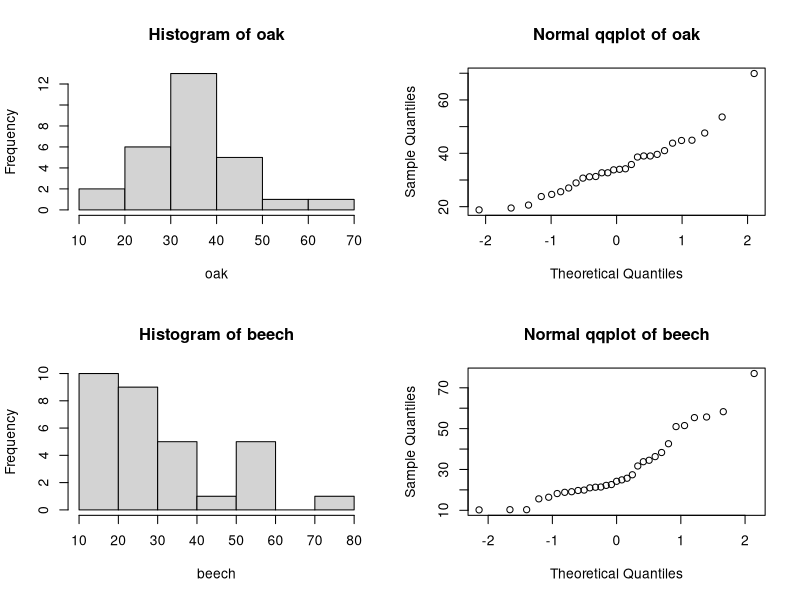
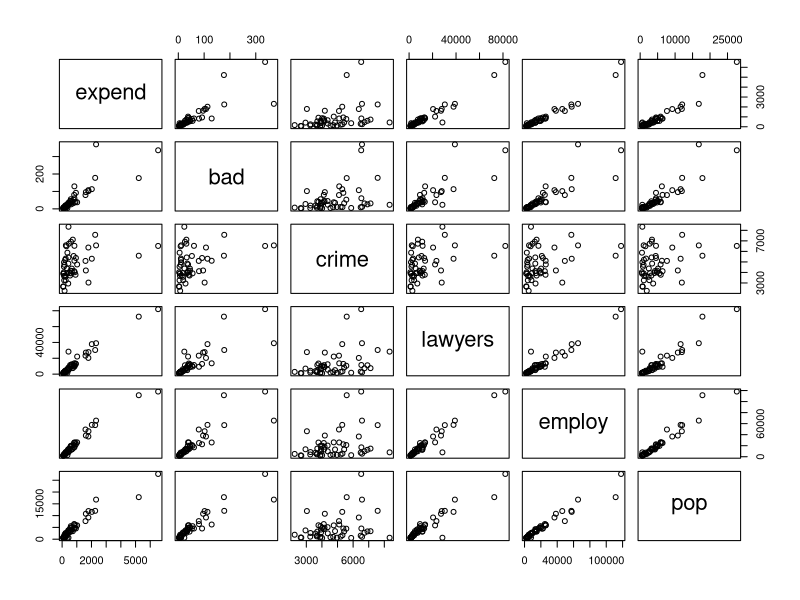
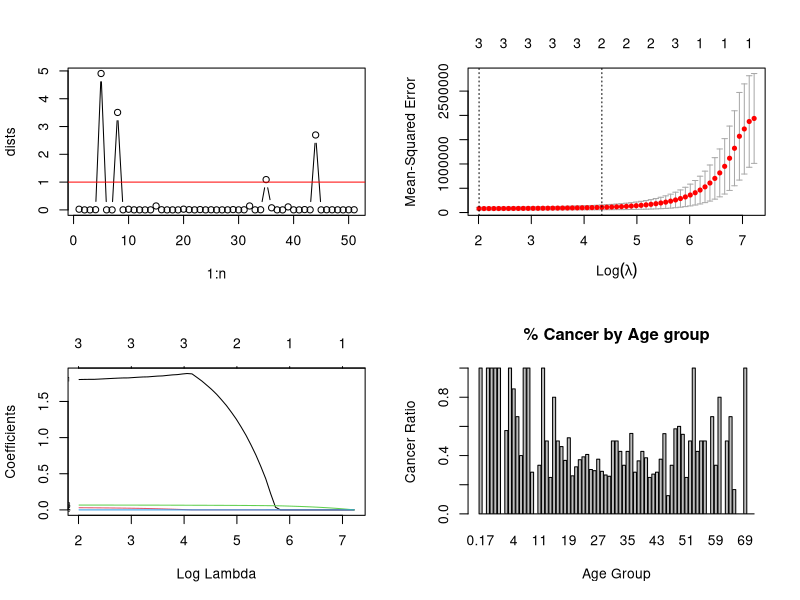

These charts were generated, in order, by the following R code:
## ---- chunk 1
options(digits=3) # e.g. for anova and summary() outputs...

# helper function to check normality throughout this assignment
checkNorm = function(data, name, unit="") {
  xlab = name
  if (unit != "") {
    xlab = sprintf("%s (%s)", name, unit)
  }
  hist(data, main=sprintf("Histogram of %s", name), xlab=xlab)
  qqnorm(data, main=sprintf("Normal qqplot of %s", name))
  res = shapiro.test(data)
  print(sprintf("Shapiro-Wilk normality p-value for %s: %.3f", name, res$p.value))
  return(res$p.value)
}

printPval = function(pval) {
  print(sprintf("p-value = %.3f", pval))
}

conclude = function(pval, hypothesis, type="test") {
  if (pval < 0.05) {
    return(sprintf("the p-value $%.3f<0.05$ for this %s suggests is sufficient evidence to reject the $H_0$ (%s).", pval, type, hypothesis));
  } else {
    return(sprintf("the p-value $%.3f>0.05$ for this %s suggests there's insufficient evidence to reject the $H_0$ (%s).", pval, type, hypothesis));
  }
}
## ---- chunk 2
trees = read.table("treeVolume.txt", header=T)
model = lm(volume~type, data=trees)
print("model coefficients:"); summary(model)$coefficients
res = anova(model)
sprintf("ANOVA p-value for type = %.3f", res["type", "Pr(>F)"])
## ---- chunk 3
oaks = dplyr::filter(trees, type == "oak")
beeches = dplyr::filter(trees, type != "oak")
par(mfrow = c(2, 2))
# making plots 
pval = checkNorm(oaks$volume, "oak")
pval = checkNorm(beeches$volume, "beech")

sprintf("oak mean volume = %.3f, beech mean volume = %.3f", mean(oaks$volume), mean(beeches$volume))

# TODO: we don't have to actually do this t test
#res = t.test(oaks$volume, beeches$volume)
#printPval(res$p.value)
## ---- chunk 4
new_oak = data.frame(type="oak"); new_beech = data.frame(type = "beech")
pred1 = predict(model, new_oak); pred2 = predict(model, new_beech)
sprintf("predicted volumes: oak = %.3f, beech = %.3f", pred1, pred2)
## ---- chunk 5
model = lm(volume~type*diameter + height, data=trees)
res = anova(model)
sprintf("ANOVA p-value for type:diameter = %.3f", res["type:diameter", "Pr(>F)"])
## ---- chunk 6
model = lm(volume~type*height + diameter, data=trees)
res = anova(model)
sprintf("ANOVA p-value for type:diameter = %.3f", res["type:height", "Pr(>F)"])
## ---- chunk 7
model = lm(volume~type+height+diameter, data=trees)
print("model coefficients:"); summary(model)$coefficients
print("anova:"); res = anova(model); res
## ---- chunk 8
# build better model where type isn't considered
modelC = lm(volume~height+diameter, data=trees)

avgTree = data.frame(height=mean(trees$height), diameter=mean(trees$diameter))
pred = predict(modelC, avgTree)
sprintf("predicted volume of average tree = %.3f", pred)
# mean(trees$volume) # this also gives the same result as expected

r2 = summary(modelC)$r.squared; ar2 = summary(modelC)$adj.r.squared
sprintf("modelC: R^2 = %.3f, Adj. R^2 = %.3f", r2, ar2)
## ---- chunk 9
# create predictor as cylinderical volume
trees$cylinder = trees$diameter * pi * trees$height

modelD = lm(volume~cylinder, data=trees)
print("model coefficients:"); summary(modelD)$coefficients
r2 = summary(modelD)$r.squared; ar2 = summary(modelD)$adj.r.squared
sprintf("model: R^2 = %.3f, Adj. R^2 = %.3f", r2, ar2)
print("ANOVA:"); anova(model)
## ---- chunk 10
crimes = read.table("expensescrime.txt", header=T)
pairs(crimes[,-1])
crimes$state = factor(crimes$state)


model = lm(expend~bad+crime+lawyers+employ+pop, data=crimes)
summary(model)$coefficients
anova(model)

print('model 2:')
model = lm(expend~crime+bad+lawyers+employ+pop, data=crimes)
summary(model)$coefficients
anova(model)

# sorting by population
#crimes[order(crimes$pop, decreasing=TRUE),]



#crimes
## ---- chunk 11
n = length(crimes[,1])
dists = cooks.distance(model)
plot(1:n, dists, type="b")
abline(1, 0, col = 'red') # plot y=1 for reference

# these are the indices into crimes that are cook's points
dists[dists > 1]
# TODO: print state names
#cooked = crimes[dists[dists > 1],]
#cooked

# investigating collinearity
cor(crimes[,-1])
res = cor(crimes[,-1])
# using 0.8 as a threshold to help with visiblility
res[res >= 0.8] = T; res[res <= 0.8] = F; 
res
## ---- chunk 12
evalModel = function(model, name) {
  print(sprintf("adding var '%s':", name))
  print(summary(model)$coefficients)
  r2 = summary(model)$r.squared; ar2 = summary(model)$adj.r.squared
  sprintf("model: R^2 = %.3f", r2)
}

evalModel(lm(expend~bad, data=crimes), name="bad")
evalModel(lm(expend~crime, data=crimes), name="crime")
evalModel(lm(expend~lawyers, data=crimes), name="lawyers")
evalModel(lm(expend~employ, data=crimes), name="employ")
evalModel(lm(expend~pop, data=crimes), name="pop")

# employ has highest adj. R^2 (0.955) and is significant
print("****round2****")
evalModel(lm(expend~employ+bad, data=crimes), name="bad")
evalModel(lm(expend~employ+crime, data=crimes), name="crime")
evalModel(lm(expend~employ+lawyers, data=crimes), name="lawyers")
evalModel(lm(expend~employ+pop, data=crimes), name="pop")
## ---- chunk 13
model = lm(expend~employ, data=crimes) # result of part 2b
state = data.frame(bad=50, crime=5000, lawyers=5000, employ=5000, pop=5000)
predict(model, state, interval="prediction")
## ---- chunk 14
#set.seed(444) # ensuring results don't change each time its run
x = as.matrix(crimes[,-1]) # remove states column
x = x[,-1] # remove expenditure
y = crimes[,2]
#x

train = sample(1:nrow(x),0.67*nrow(x))
x.train = x[train,]; y.train = y[train]
x.test = x[-train,]; y.test = y[-train] 

lm.model = lm(expend~bad+crime+lawyers+employ+pop,data=crimes, subset=train)
y.predict.lm = predict(lm.model,newdata=crimes[-train,])
mse.lm = mean((y.test-y.predict.lm)^2)
sprintf("linear model mse = %.3f", mse.lm)

library(glmnet) 
lasso.model = glmnet(x.train,y.train,alpha=1)
lasso.cv = cv.glmnet(x.train,y.train,alpha=1,type.measure="mse",nfolds=5)

plot(lasso.model,label=T,xvar="lambda")
plot(lasso.cv) 

lambda.min = lasso.cv$lambda.min; lambda.1se=lasso.cv$lambda.1se; 
sprintf("lambda.min = %.3f, lambda.1se = %.3f", lambda.min, lambda.1se)

coef(lasso.model,s=lasso.cv$lambda.min) 
coef(lasso.model,s=lasso.cv$lambda.1se) 

lasso.pred1 = predict(lasso.model,s=lambda.min,newx=x.test) 
lasso.pred2 = predict(lasso.model,s=lambda.1se,newx=as.matrix(x.test))
mse1.lasso = mean((y.test-lasso.pred1)^2)
mse2.lasso = mean((y.test-lasso.pred2)^2)
sprintf("mse1 = %.3f, mse2 = %.3f", mse1.lasso, mse2.lasso)
## ---- chunk 15
titanic = read.table("titanic.txt", header=T)
titanic$PClass = factor(titanic$PClass)
titanic$Sex = factor(titanic$Sex)
#titanic$Survived = factor(titanic$Survived)

library(plyr)
# round age to nearest 10 years
#   https://stackoverflow.com/a/6466894
titanic$Ager = round_any(titanic$Age, 10)
#titanic$Ager = factor(titanic$Ager)
titanic

print("total number of individuals for each combination of class and gender:")
tot = xtabs(~PClass+Sex, data=titanic)
tot

print("Surival rate by class and gender combinations:")
totc = xtabs(Survived~PClass+Sex, data=titanic)
round(totc/tot, 2)

#plot(titanic$age, y=titanic$survival, xlim=c(0, 100))
totage = xtabs(~Age, data=titanic)
barplot(xtabs(Survived~Age,data=titanic)/totage, main="% Cancer by Age group", xlab="Age Group", ylab="Cancer Ratio")

# build logistic regression model
#roundUp = function(x) 10^ceiling(log10(x))



#guy = data.frame(Age=55, Sex=)

model = glm(Survived~Age+Sex+PClass,data=titanic, family=binomial)
summary(model)

## ---- chunk 16
coups = read.table("coups.txt", header=T)
#coups
